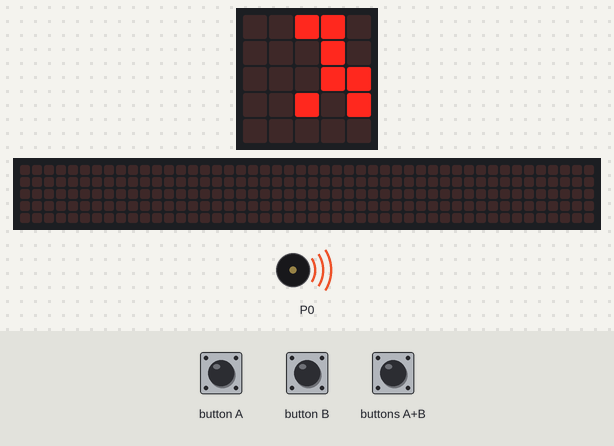
This program was run on a simulated BBC micro:bit (MakeCode). Parts: the board's 5×5 LED display, a strip that is not on the board, showing the scrolling text unrolled, buzzer (waves = sounding). The test bench sets the inputs (shaded band). The 48×5 strip is a reading aid, not a part: it shows the text the display is scrolling, unrolled, one strip-width of it at a time.

Above: at 1.6 s.
1.7 s: buttons A+B pressed for 0.15 s
At 1.99 s:
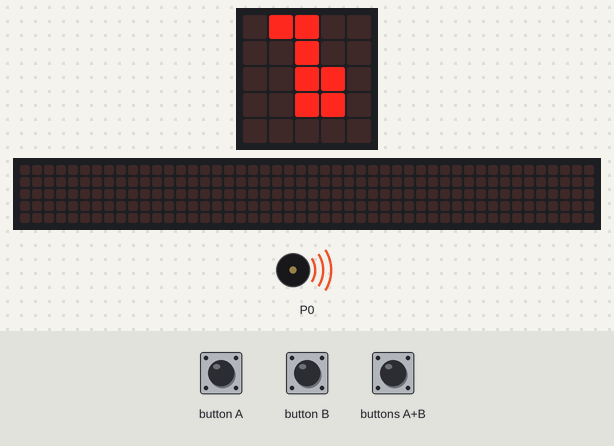
2.4 s: button B pressed for 0.15 s
At 2.84 s:
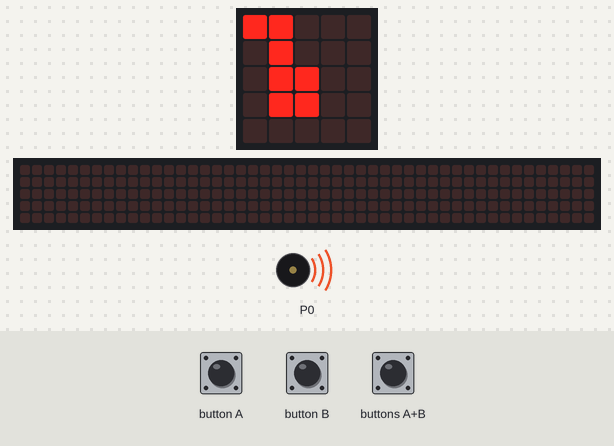
3.1 s: button A pressed for 0.15 s
3.8 s: buttons A+B pressed for 1 s
At 7.85 s:
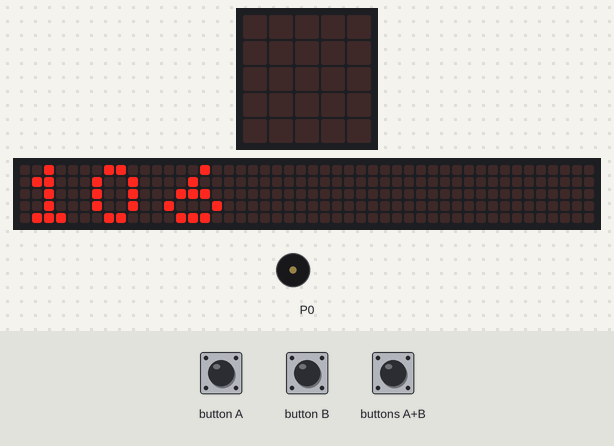
Timing chart, 0 to 9.3 s (numbered marks = the images above; inputs shaded):
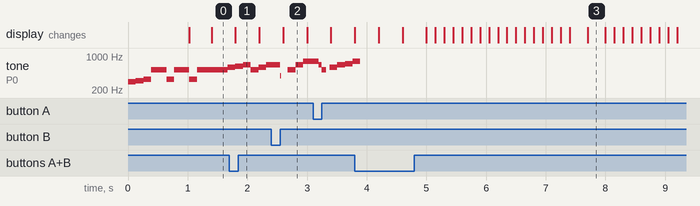

The program:

main.ts
```typescript
// 抚摸
input.onButtonPressed(Button.A, function () {
    music.startMelody(music.builtInMelody(Melodies.JumpUp), MelodyOptions.Once)
    health += 5
    basic.showIcon(IconNames.Happy)
    暂停 = false
})
// 检查健康状况
input.onButtonPressed(Button.AB, function () {
    basic.showNumber(health)
})
// 喂食
input.onButtonPressed(Button.B, function () {
    music.startMelody(music.builtInMelody(Melodies.PowerUp), MelodyOptions.Once)
    health += 5
    basic.showLeds(`
        . # . . .
        . . # . .
        . # # # .
        # # # # .
        # # # # .
        `)
    basic.showLeds(`
        . . . . .
        . . . . .
        . # # # .
        # # # # .
        # # # # .
        `)
    basic.showLeds(`
        . . . . .
        . . . . .
        . . # # .
        . # # # .
        . # # # .
        `)
    basic.showLeds(`
        . . . . .
        . . . . .
        . . . . .
        . # # . .
        . # # . .
        `)
    basic.showLeds(`
        . . . . .
        . . . . .
        . . . . .
        . # # . .
        . # # . .
        `)
})
// 游戏开始，初始化生命值
let Gameover = false
let 暂停 = false
let health = 0
music.startMelody(music.builtInMelody(Melodies.Entertainer), MelodyOptions.Once)
health = 100
basic.forever(function () {
    health += -2
    basic.pause(1000)
    // 游戏没有结束，宠物继续走动，相反，则游戏结束
    if (!(Gameover)) {
        basic.showLeds(`
            . . # # .
            . . . # .
            . . . # #
            . . . # #
            . . . . .
            `)
        basic.showLeds(`
            . . # # .
            . . . # .
            . . . # #
            . . # . #
            . . . . .
            `)
        basic.showLeds(`
            . # # . .
            . . # . .
            . . # # .
            . . # # .
            . . . . .
            `)
        basic.showLeds(`
            . # # . .
            . . # . .
            . . # # .
            . # . # .
            . . . . .
            `)
        basic.showLeds(`
            # # . . .
            . # . . .
            . # # . .
            . # # . .
            . . . . .
            `)
        basic.showLeds(`
            . # # . .
            . # . . .
            # # . . .
            # # . . .
            . . . . .
            `)
        basic.showLeds(`
            . # # . .
            . # . . .
            # # . . .
            # . # . .
            . . . . .
            `)
        basic.showLeds(`
            . . # # .
            . . # . .
            . # # . .
            . # # . .
            . . . . .
            `)
        basic.showLeds(`
            . . # # .
            . . # . .
            . # # . .
            . # . # .
            . . . . .
            `)
        basic.showLeds(`
            . . . # #
            . . . # .
            . . # # .
            . . # # .
            . . . . .
            `)
    } else {
        music.startMelody(music.builtInMelody(Melodies.Funeral), MelodyOptions.Once)
        basic.showString("Game over!")
    }
    // 生命值小于1，游戏结束
    if (health < 1) {
        basic.showLeds(`
            . . . . .
            . # # . .
            . # # . .
            . . # . .
            . . # # .
            `)
        Gameover = true
    }
})
```

test.ts
```typescript
// 在此处测试；当此软件包作为插件使用时，将不会编译此软件包。
```

Measured:
- what the display in image 2 shows lasts 0.4 s, from 2.6 s to 3.0 s
